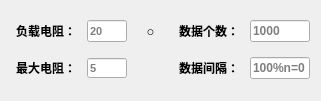
  <widget class="QWidget" name="layoutWidget">
   <property name="geometry">
    <rect>
     <x>20</x>
     <y>333</y>
     <width>321</width>
     <height>101</height>
    </rect>
   </property>
   <layout class="QGridLayout" name="gridLayout">
    <item row="0" column="0">
     <layout class="QHBoxLayout" name="horizontalLayout_27">
      <item>
       <widget class="QLabel" name="label_62">
        <property name="minimumSize">
         <size>
          <width>70</width>
          <height>0</height>
         </size>
        </property>
        <property name="font">
         <font>
          <pointsize>9</pointsize>
          <bold>true</bold>
         </font>
        </property>
        <property name="frameShape">
         <enum>QFrame::Shape::Box</enum>
        </property>
        <property name="frameShadow">
         <enum>QFrame::Shadow::Plain</enum>
        </property>
        <property name="lineWidth">
         <number>0</number>
        </property>
        <property name="text">
         <string>负载电阻：</string>
        </property>
        <property name="alignment">
         <set>Qt::AlignmentFlag::AlignCenter</set>
        </property>
        <property name="wordWrap">
         <bool>true</bool>
        </property>
        <property name="margin">
         <number>-1</number>
        </property>
       </widget>
      </item>
      <item>
       <widget class="QLineEdit" name="resistance_Base">
        <property name="minimumSize">
         <size>
          <width>40</width>
          <height>0</height>
         </size>
        </property>
        <property name="maximumSize">
         <size>
          <width>40</width>
          <height>16777215</height>
         </size>
        </property>
        <property name="font">
         <font>
          <pointsize>8</pointsize>
          <bold>true</bold>
         </font>
        </property>
        <property name="layoutDirection">
         <enum>Qt::LayoutDirection::RightToLeft</enum>
        </property>
        <property name="text">
         <string/>
        </property>
        <property name="placeholderText">
         <string>20</string>
        </property>
       </widget>
      </item>
      <item>
       <widget class="QLabel" name="label_63">
        <property name="maximumSize">
         <size>
          <width>60</width>
          <height>16777215</height>
         </size>
        </property>
        <property name="font">
         <font>
          <pointsize>10</pointsize>
          <bold>true</bold>
         </font>
        </property>
        <property name="frameShape">
         <enum>QFrame::Shape::Box</enum>
        </property>
        <property name="frameShadow">
         <enum>QFrame::Shadow::Plain</enum>
        </property>
        <property name="lineWidth">
         <number>0</number>
        </property>
        <property name="text">
         <string>○</string>
        </property>
        <property name="alignment">
         <set>Qt::AlignmentFlag::AlignCenter</set>
        </property>
        <property name="wordWrap">
         <bool>true</bool>
        </property>
        <property name="margin">
         <number>-1</number>
        </property>
       </widget>
      </item>
     </layout>
    </item>
    <item row="0" column="1">
     <layout class="QHBoxLayout" name="horizontalLayout_5">
      <item>
       <widget class="QLabel" name="label_40">
        <property name="minimumSize">
         <size>
          <width>70</width>
          <height>0</height>
         </size>
        </property>
        <property name="font">
         <font>
          <pointsize>9</pointsize>
          <bold>true</bold>
         </font>
        </property>
        <property name="frameShape">
         <enum>QFrame::Shape::Box</enum>
        </property>
        <property name="frameShadow">
         <enum>QFrame::Shadow::Plain</enum>
        </property>
        <property name="lineWidth">
         <number>0</number>
        </property>
        <property name="text">
         <string>数据个数：</string>
        </property>
        <property name="alignment">
         <set>Qt::AlignmentFlag::AlignCenter</set>
        </property>
        <property name="wordWrap">
         <bool>true</bool>
        </property>
        <property name="margin">
         <number>-1</number>
        </property>
       </widget>
      </item>
      <item>
       <widget class="QLineEdit" name="data_Num">
        <property name="maximumSize">
         <size>
          <width>70</width>
          <height>16777215</height>
         </size>
        </property>
        <property name="font">
         <font>
          <pointsize>9</pointsize>
          <bold>true</bold>
         </font>
        </property>
        <property name="layoutDirection">
         <enum>Qt::LayoutDirection::RightToLeft</enum>
        </property>
        <property name="text">
         <string/>
        </property>
        <property name="placeholderText">
         <string>1000</string>
        </property>
       </widget>
      </item>
     </layout>
    </item>
    <item row="1" column="0">
     <layout class="QHBoxLayout" name="horizontalLayout_28">
      <property name="rightMargin">
       <number>25</number>
      </property>
      <item>
       <widget class="QLabel" name="label_39">
        <property name="minimumSize">
         <size>
          <width>70</width>
          <height>0</height>
         </size>
        </property>
        <property name="font">
         <font>
          <pointsize>9</pointsize>
          <bold>true</bold>
         </font>
        </property>
        <property name="frameShape">
         <enum>QFrame::Shape::Box</enum>
        </property>
        <property name="frameShadow">
         <enum>QFrame::Shadow::Plain</enum>
        </property>
        <property name="lineWidth">
         <number>0</number>
        </property>
        <property name="text">
         <string>最大电阻：</string>
        </property>
        <property name="alignment">
         <set>Qt::AlignmentFlag::AlignCenter</set>
        </property>
        <property name="wordWrap">
         <bool>true</bool>
        </property>
        <property name="margin">
         <number>-1</number>
        </property>
       </widget>
      </item>
      <item>
       <widget class="QLineEdit" name="resistance_Max">
        <property name="minimumSize">
         <size>
          <width>40</width>
          <height>0</height>
         </size>
        </property>
        <property name="maximumSize">
         <size>
          <width>4</width>
          <height>20</height>
         </size>
        </property>
        <property name="font">
         <font>
          <pointsize>8</pointsize>
          <bold>true</bold>
         </font>
        </property>
        <property name="whatsThis">
         <string>&lt;html&gt;&lt;head/&gt;&lt;body&gt;&lt;p&gt;&lt;br/&gt;&lt;/p&gt;&lt;/body&gt;&lt;/html&gt;</string>
        </property>
        <property name="cursorPosition">
         <number>0</number>
        </property>
        <property name="placeholderText">
         <string>5</string>
        </property>
        <property name="cursorMoveStyle">
         <enum>Qt::CursorMoveStyle::LogicalMoveStyle</enum>
        </property>
        <property name="clearButtonEnabled">
         <bool>false</bool>
        </property>
       </widget>
      </item>
      <item>
       <widget class="QLabel" name="label_64">
        <property name="maximumSize">
         <size>
          <width>60</width>
          <height>16777215</height>
         </size>
        </property>
        <property name="font">
         <font>
          <pointsize>12</pointsize>
          <bold>true</bold>
         </font>
        </property>
        <property name="frameShape">
         <enum>QFrame::Shape::Box</enum>
        </property>
        <property name="frameShadow">
         <enum>QFrame::Shadow::Plain</enum>
        </property>
        <property name="lineWidth">
         <number>0</number>
        </property>
        <property name="text">
         <string/>
        </property>
        <property name="alignment">
         <set>Qt::AlignmentFlag::AlignCenter</set>
        </property>
        <property name="wordWrap">
         <bool>true</bool>
        </property>
        <property name="margin">
         <number>-1</number>
        </property>
       </widget>
      </item>
     </layout>
    </item>
    <item row="1" column="1">
     <layout class="QHBoxLayout" name="horizontalLayout_6">
      <item>
       <widget class="QLabel" name="label_41">
        <property name="minimumSize">
         <size>
          <width>70</width>
          <height>0</height>
         </size>
        </property>
        <property name="font">
         <font>
          <pointsize>9</pointsize>
          <bold>true</bold>
         </font>
        </property>
        <property name="frameShape">
         <enum>QFrame::Shape::Box</enum>
        </property>
        <property name="frameShadow">
         <enum>QFrame::Shadow::Plain</enum>
        </property>
        <property name="lineWidth">
         <number>0</number>
        </property>
        <property name="text">
         <string>数据间隔：</string>
        </property>
        <property name="alignment">
         <set>Qt::AlignmentFlag::AlignCenter</set>
        </property>
        <property name="wordWrap">
         <bool>true</bool>
        </property>
        <property name="margin">
         <number>-1</number>
        </property>
       </widget>
      </item>
      <item>
       <widget class="QLineEdit" name="data_interval">
        <property name="maximumSize">
         <size>
          <width>70</width>
          <height>16777215</height>
         </size>
        </property>
        <property name="font">
         <font>
          <pointsize>9</pointsize>
          <bold>true</bold>
         </font>
        </property>
        <property name="layoutDirection">
         <enum>Qt::LayoutDirection::RightToLeft</enum>
        </property>
        <property name="text">
         <string/>
        </property>
        <property name="placeholderText">
         <string>100%n=0</string>
        </property>
       </widget>
      </item>
     </layout>
    </item>
   </layout>
  </widget>
